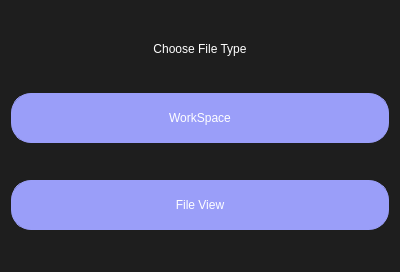
<?xml version="1.0" encoding="UTF-8"?>
<ui version="4.0">
 <class>Dialoge</class>
 <widget class="QDialog" name="Dialoge">
  <property name="geometry">
   <rect>
    <x>0</x>
    <y>0</y>
    <width>400</width>
    <height>272</height>
   </rect>
  </property>
  <property name="minimumSize">
   <size>
    <width>400</width>
    <height>272</height>
   </size>
  </property>
  <property name="maximumSize">
   <size>
    <width>400</width>
    <height>272</height>
   </size>
  </property>
  <property name="windowTitle">
   <string>Dialog</string>
  </property>
  <property name="windowIcon">
   <iconset>
    <normaloff>data/icon.png</normaloff>data/icon.png</iconset>
  </property>
  <property name="styleSheet">
   <string notr="true">* {
	background-color: #1e1e1e;
	color: #ffffff;
}

QPushButton {
	font: 63 20pt &quot;JetBrains Mono NL SemiBold&quot;;
	background-color: #9a9ef9;
	border: 1px solid #9a9ef9;
	border-radius: 20px;
	color: #FFFFFF;
}
QPushButton:hover {
    border-radius:20px;
	border: 1px solid #7070d0;
	background-color: #7070d0;
    color: white;
}

QPushButton:disabled {
    background-color: gray;
    color: white;
}

QPushButton:pressed {
    
	background-color: rgb(85, 0, 255);
    color: white;
}</string>
  </property>
  <property name="sizeGripEnabled">
   <bool>false</bool>
  </property>
  <property name="modal">
   <bool>false</bool>
  </property>
  <layout class="QVBoxLayout" name="verticalLayout">
   <item>
    <widget class="QLabel" name="label">
     <property name="sizePolicy">
      <sizepolicy hsizetype="Preferred" vsizetype="Fixed">
       <horstretch>0</horstretch>
       <verstretch>0</verstretch>
      </sizepolicy>
     </property>
     <property name="styleSheet">
      <string notr="true">font: 63 20pt &quot;JetBrains Mono NL SemiBold&quot;;</string>
     </property>
     <property name="text">
      <string>Choose File Type</string>
     </property>
     <property name="alignment">
      <set>Qt::AlignCenter</set>
     </property>
    </widget>
   </item>
   <item>
    <widget class="QPushButton" name="worksapce_button">
     <property name="minimumSize">
      <size>
       <width>300</width>
       <height>50</height>
      </size>
     </property>
     <property name="maximumSize">
      <size>
       <width>10000</width>
       <height>50</height>
      </size>
     </property>
     <property name="text">
      <string>WorkSpace</string>
     </property>
    </widget>
   </item>
   <item>
    <widget class="QPushButton" name="fileview_button">
     <property name="minimumSize">
      <size>
       <width>300</width>
       <height>50</height>
      </size>
     </property>
     <property name="maximumSize">
      <size>
       <width>10000</width>
       <height>50</height>
      </size>
     </property>
     <property name="text">
      <string>File View</string>
     </property>
    </widget>
   </item>
  </layout>
 </widget>
 <resources/>
 <connections/>
</ui>
